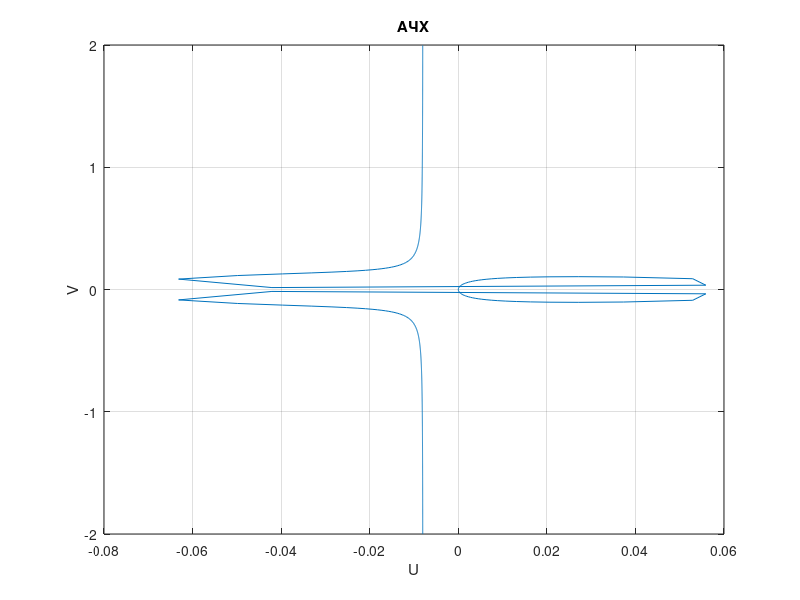

The MATLAB script that drew this image: (Note: this script raises an error after producing the figure.)
w = -50;

for i =  1:1000
    U(i) = (w.^2*(10-w.^2))/(5*(25*w.^4-499*w.^2+2500));
    V(i) = (w.^5-20*w.^3+100*w)/(25*w.^4-499*w.^2+2500);
    w = w + 0.1;
end;

%Амплитудно-частотная характеристика системы
figure; 
plot(U,V);
xlabel('U');
ylabel('V');
title('АЧХ');
grid on;

%Диаграмма bode
figure; 
bode(U,V);

%Вещественная характеристика U(w)
figure;
plot(U,'R');
title('U(w)');
grid on;
